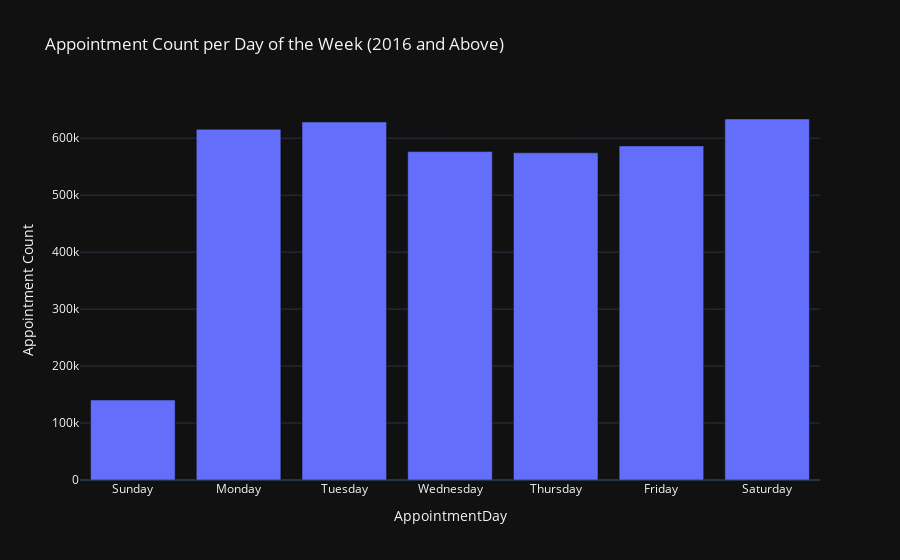

Notebook code for this chart:
### Markdown cell above
For monthly statistics, peaks on January

### Code cell
# Day of the Week Analysis
weekly_day_query = '''
    SELECT
        DAYNAME(MIN(StartTime)) AS AppointmentDay,
        COUNT(*) AS AppointmentCount
    FROM
        Appointments
    WHERE
        YEAR(StartTime) >= 2016 AND
        YEAR(StartTime) <= 2024
    GROUP BY
        DAYOFWEEK(StartTime)
    ORDER BY
        DAYOFWEEK(StartTime);
'''

# Execute the query and load the result into a DataFrame
weekly_day_df = pd.read_sql_query(weekly_day_query, engine)

# Display the DataFrame
print(weekly_day_df)

# # Plot bar chart for appointment count per day of the week
# plt.figure(figsize=(10, 6))
# sns.barplot(x='AppointmentDay', y='AppointmentCount', data=weekly_day_df, order=[
#     'Sunday', 'Monday', 'Tuesday', 'Wednesday', 'Thursday', 'Friday', 'Saturday'
# ])
# plt.title('Appointment Count per Day of the Week (2016 and Above)')
# plt.xlabel('Day')
# plt.ylabel('Appointment Count')
# plt.show()

fig = px.bar(weekly_day_df, x='AppointmentDay', y='AppointmentCount',
             labels={'AppointmentCount': 'Appointment Count'},
             title='Appointment Count per Day of the Week (2016 and Above)',
             category_orders={'AppointmentDay': [
                 'Sunday', 'Monday', 'Tuesday', 'Wednesday', 'Thursday', 'Friday', 'Saturday'
             ]})

# Show the interactive plot
fig.show()

### Figure 1 — Plotly figure (JSON) as saved in the notebook; plotly's stock layout.template omitted (floating-point values rounded to 4 significant figures)
{"data": [{"alignmentgroup": "True", "hovertemplate": "AppointmentDay=%{x}<br>Appointment Count=%{y}<extra></extra>", "legendgroup": "", "marker": {"color": "#636efa", "pattern": {"shape": ""}}, "name": "", "offsetgroup": "", "orientation": "v", "showlegend": false, "textposition": "auto", "type": "bar", "x": ["Sunday", "Monday", "Tuesday", "Wednesday", "Thursday", "Friday", "Saturday"], "xaxis": "x", "y": [140408, 615529, 628449, 576500, 574312, 586504, 633716], "yaxis": "y"}], "layout": {"barmode": "relative", "legend": {"tracegroupgap": 0}, "title": {"text": "Appointment Count per Day of the Week (2016 and Above)"}, "xaxis": {"anchor": "y", "categoryarray": ["Sunday", "Monday", "Tuesday", "Wednesday", "Thursday", "Friday", "Saturday"], "categoryorder": "array", "domain": [0, 1], "title": {"text": "AppointmentDay"}}, "yaxis": {"anchor": "x", "domain": [0, 1], "title": {"text": "Appointment Count"}}}}
